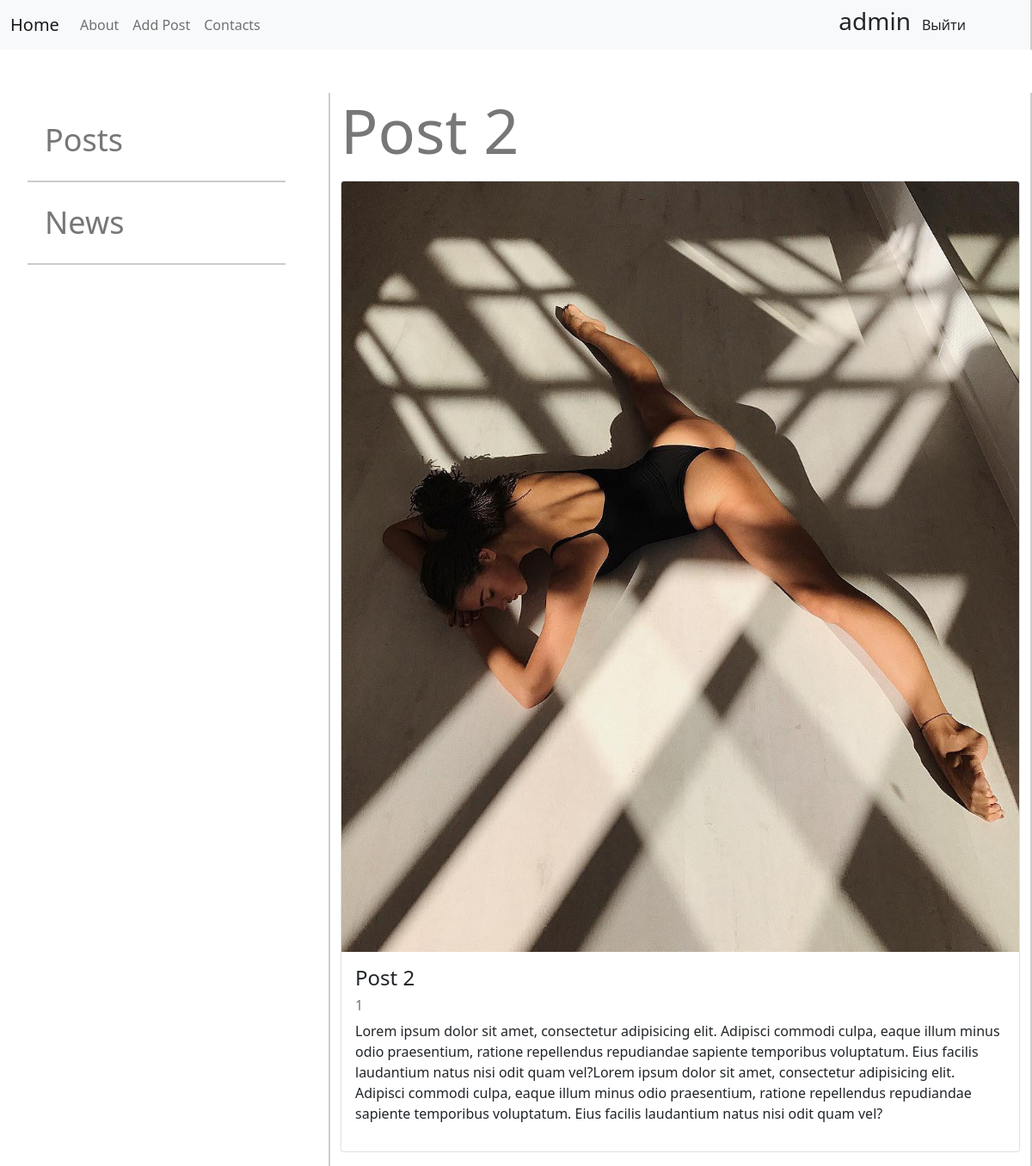
The app's page /post/post-2/ (signed in) with its own data.
### news/models.py (models this page shows, shortened)
class Category(models.Model):
    title = models.CharField(max_length=150, db_index=True, verbose_name='заголовок')
    slug = models.SlugField(max_length=150, unique=True, db_index=True, verbose_name='URL')
    def get_absolute_url(self):
        return reverse('category', kwargs={'cat_slug': self.slug})
    class Meta:
        verbose_name = 'Categorys'
        verbose_name_plural = 'Categorys'
        ordering = ['pk']

class Post(models.Model):
    title = models.CharField(max_length=150, verbose_name='заголовок')
    slug = models.SlugField(max_length=150, unique=True, db_index=True, verbose_name='URL')
    content = models.TextField(max_length=1000, blank=True, verbose_name='текст')
    photo = models.ImageField(upload_to="photos/%Y/%m/%d/", verbose_name='фото')
    time_create = models.TimeField(auto_now_add=True, verbose_name='дата создания')
    time_update = models.TimeField(auto_now=True, verbose_name='дата изминения')
    is_published = models.BooleanField(default=True, verbose_name='публикация')
    cat = models.ForeignKey('Category', on_delete=models.PROTECT, verbose_name='категория')
    class Meta:
        verbose_name = 'Posts'
        verbose_name_plural = 'Posts'
        ordering = ['-time_update', 'pk']

### news/views.py (the view)
# urls.py: path('post/<slug:post_slug>/', ShowPost.as_view(), name='post'),
class ShowPost(LoginRequiredMixin, DataMixin, DetailView):
    model = Post
    template_name = 'news/post.html'
    slug_url_kwarg = 'post_slug'
    context_object_name = 'content'
    allow_empty = False
    def get_context_data(self, *, object_list=None, **kwargs):
        context = super().get_context_data(**kwargs)
        c_def = self.get_user_context(title=context['content'].title)
        context = dict(list(context.items()) + list(c_def.items()))
        return context

### news/templatetags/news_tags.py (called while the page is built)
@register.inclusion_tag('news/header/navbar.html')
def show_navbar():
    category = Category.objects.all()
    return {'category': category}

### news/utils.py (called while the page is built)
    def get_user_context(self, **kwargs):
        context = kwargs
        cats = Category.objects.all()
        context['cats'] = cats
        context['menu'] = pages
        return context

### news/templates/news/post.html (shortened to what this page needs)
{% extends 'news/base.html' %}
{% block title %}
<p>
    {{title}}
</p>
{% endblock %}
{% block content %}
<div class="card mb-3">
    <img src="{{ content.photo.url }}" class="card-img-top" alt="{{content.title}}">
    <div class="card-body">
        <h4 class="card-title">{{content.title}}</h4>
        <h6 class="text-muted card-title">{{content.cat_id}}</h6>
        <p class="card-text">{{content.content}}</p>
    </div>
</div>
{% endblock %}

### news/templates/news/base.html (shortened to what this page needs)
{% load static %}
{% load news_tags %}
<!doctype html>
<html lang="en">
<head>
    <link href="https://cdn.jsdelivr.net/npm/bootstrap@5.1.3/dist/css/bootstrap.min.css" rel="stylesheet"
>
    <link type="text/css" rel="stylesheet" href="{% static 'news/css/base.css' %}">
</head>
<body>
<header class="header">
    <nav class="navbar navbar-expand-lg navbar-light bg-light">
        <div class="container-fluid">
            <a class="navbar-brand" href="{% url 'home' %}">Home</a>
            <div class="collapse navbar-collapse" id="navbarSupportedContent">
                <ul class="navbar-nav me-auto mb-2 mb-lg-0">
                    {% for item in menu %}
                    <li class="nav-item">
                        <a class="nav-link" href="{% url item.href %}">{{item.title}}</a>
                    </li>
                    {% endfor %}
                </ul>
                {% if request.user.is_authenticated %}
                     <h3>{{user.username}}</h3>
                    <a class="btn btn-outline" href="{% url 'logout' %}">Выйти</a>
                {% else %}
                    <a class="btn btn-outline" href="{% url 'register' %}" type="button">Регистрация</a>
                    <a class="btn btn-outline" href="{% url 'login' %}" type="button">Войти</a>
                {% endif %}
            </div>
        </div>
    </nav>
</header>
<div class="wrapper">
    {% show_navbar %}
    <main class="container">
        <h1>{% block title %} {% endblock %}</h1>
        {% block content %}
        {% endblock %}
    </main>
</div>
</body>
</html>

### news/templates/news/header/navbar.html
 <ul class="navbar">
        {% for item in category %}
         <li class="navbar_item">
            <a class="link" href="{{item.get_absolute_url}}">{{item.title}}</a>
        </li>
        {% endfor %}
 </ul>

### news/static/news/css/base.css (style rules this page uses)
.wrapper { display: flex; }
main { min-height: 100vh; border-right: 2px solid #ccc; }
h1 { font-size: 72px; color: rgb(119, 119, 119); }
.header { margin-bottom: 50px; }
.navbar { padding-right: 50px; display: flex; flex-direction: column; justify-content: start; align-items: stretch; border-right: 2px solid #ccc; margin-bottom: 0; }
.navbar_item { padding: 20px; border-bottom: 2px solid #ccc; list-style: none; width: 300px; cursor: pointer; }
.link { color: rgb(119, 119, 119); font-weight: 500; text-decoration: none; display: block; font-size: 36px; width: 100%; }

### records on screen
Category: title "Posts"
Category: title "News"
Post: title "Post 2", photo (picture), cat_id "1", content "Lorem ipsum dolor sit amet, consectetur adipisicing elit. Adipisci commodi culpa, eaque illum minus odio praesentium, ratione repellendus repudiandae sapiente temporibus voluptatum. Eius facilis laudantium natus nisi odit quam vel?Lorem ipsum dolor sit amet, consectetur adipisicing elit. Adipisci commodi culpa, eaque illum minus odio praesentium, ratione repellendus repudiandae sapiente temporibus voluptatum. Eius facilis laudantium natus nisi odit quam vel?"

### other values on screen
{{ item.title }} "About" "Add Post" "Contacts"
{{ user.username }} "admin"
